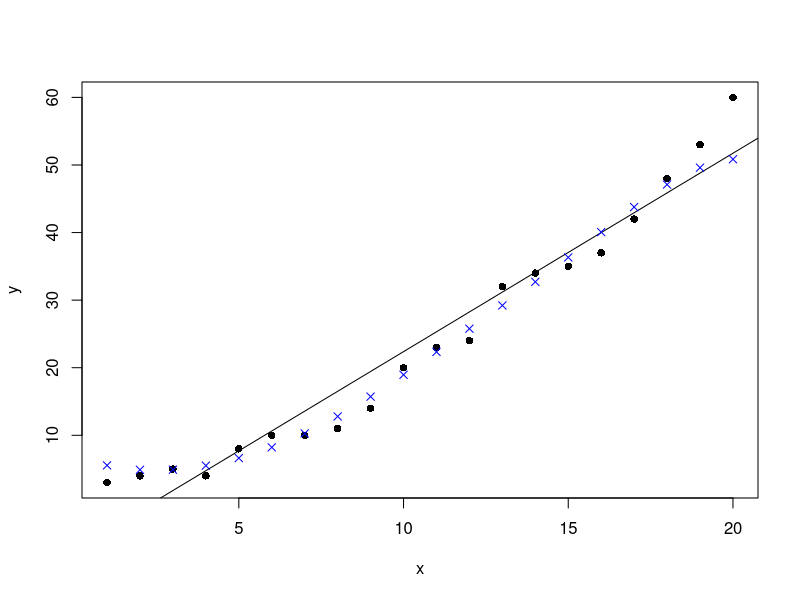
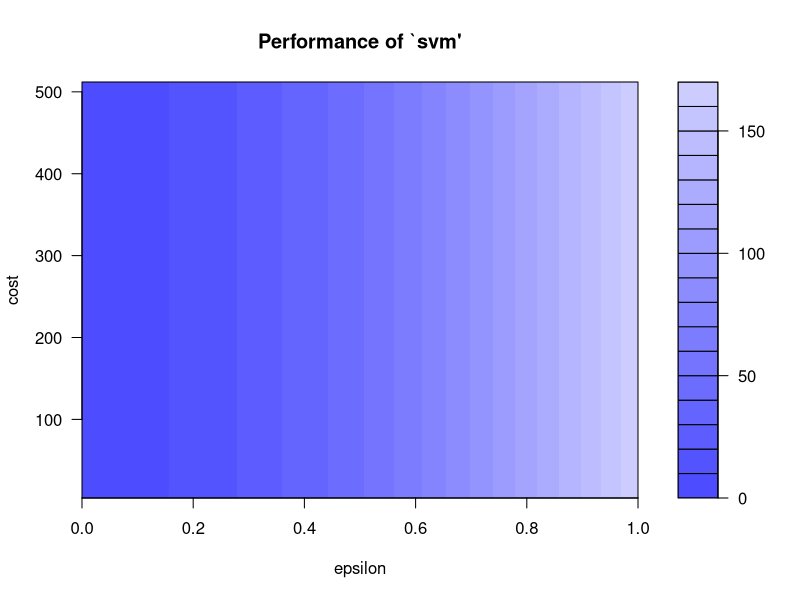
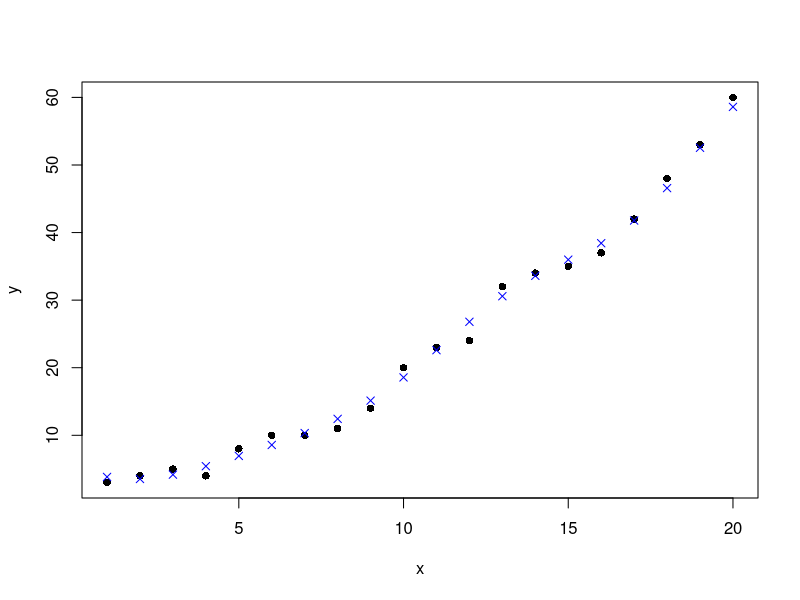

Source code (R) for these figures, in order:
x=c(1,2,3,4,5,6,7,8,9,10,11,12,13,14,15,16,17,18,19,20)
y=c(3,4,5,4,8,10,10,11,14,20,23,24,32,34,35,37,42,48,53,60)

#Create a data frame of the data
train=data.frame(x,y)

#Let’s see how our data looks like. For this we use the plot function

#Plot the dataset
plot(train,pch=16)

#Linear regression

model <- lm(y ~ x, train)


#Plot the model using abline

abline(model)

library(e1071)

model_svm <- svm(y ~ x , train)

#Use the predictions on the data

pred <- predict(model_svm, train)


#Plot the predictions and the plot to see our model fit

points(train$x, pred, col = "blue", pch=4)

#Linear model has a residuals part which we can extract and directly calculate rmse

error <- model$residuals

lm_error <- sqrt(mean(error^2)) # 3.832974

#For svm, we have to manually calculate the difference between actual values (train$y) with our predictions (pred)

error_2 <- train$y - pred

svm_error <- sqrt(mean(error_2^2)) # 2.696281

svm_tune <- tune(svm, y ~ x, data = train,
                 ranges = list(epsilon = seq(0,1,0.01), cost = 2^(2:9))
)
print(svm_tune)

#Printing gives the output:
#Parameter tuning of ‘svm’:
# - sampling method: 10-fold cross validation 

#- best parameters:
# epsilon cost
#0.09 256

#- best performance: 2.569451
#This best performance denotes the MSE. The corresponding RMSE is 1.602951 which is square root of MSE


#The best model
best_mod <- svm_tune$best.model
best_mod_pred <- predict(best_mod, train) 

error_best_mod <- train$y - best_mod_pred 

# this value can be different on your computer
# because the tune method randomly shuffles the data
best_mod_RMSE <- sqrt(mean(error_best_mod^2)) # 1.290738
best_mod_RMSE

plot(svm_tune)


plot(train,pch=16)
points(train$x, best_mod_pred, col = "blue", pch=4)




